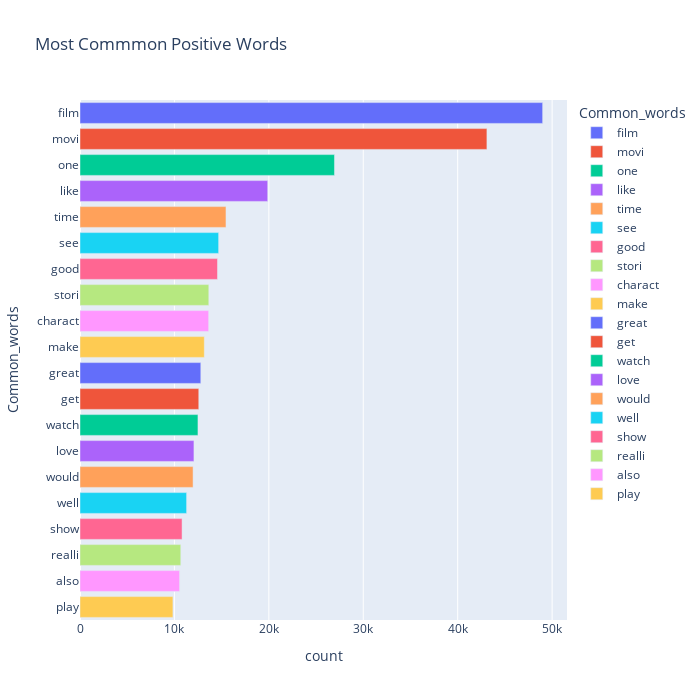

Write notebook code for a chart like this one.
### Code cell
# fig = plt.bar(temp_pos, x="count", y="Common_words", title='Most Commmon Positive Words', orientation='h', 
#              width=700, height=700,color='Common_words')
# fig.show()

### Figure 1 — Plotly figure (JSON) as saved in the notebook; plotly's stock layout.template omitted (floating-point values rounded to 4 significant figures)
{"data": [{"alignmentgroup": "True", "hovertemplate": "Common_words=%{y}<br>count=%{x}<extra></extra>", "legendgroup": "film", "marker": {"color": "#636efa", "pattern": {"shape": ""}}, "name": "film", "offsetgroup": "film", "orientation": "h", "showlegend": true, "textposition": "auto", "type": "bar", "x": [48996], "xaxis": "x", "y": ["film"], "yaxis": "y"}, {"alignmentgroup": "True", "hovertemplate": "Common_words=%{y}<br>count=%{x}<extra></extra>", "legendgroup": "movi", "marker": {"color": "#EF553B", "pattern": {"shape": ""}}, "name": "movi", "offsetgroup": "movi", "orientation": "h", "showlegend": true, "textposition": "auto", "type": "bar", "x": [43094], "xaxis": "x", "y": ["movi"], "yaxis": "y"}, {"alignmentgroup": "True", "hovertemplate": "Common_words=%{y}<br>count=%{x}<extra></extra>", "legendgroup": "one", "marker": {"color": "#00cc96", "pattern": {"shape": ""}}, "name": "one", "offsetgroup": "one", "orientation": "h", "showlegend": true, "textposition": "auto", "type": "bar", "x": [26949], "xaxis": "x", "y": ["one"], "yaxis": "y"}, {"alignmentgroup": "True", "hovertemplate": "Common_words=%{y}<br>count=%{x}<extra></extra>", "legendgroup": "like", "marker": {"color": "#ab63fa", "pattern": {"shape": ""}}, "name": "like", "offsetgroup": "like", "orientation": "h", "showlegend": true, "textposition": "auto", "type": "bar", "x": [19880], "xaxis": "x", "y": ["like"], "yaxis": "y"}, {"alignmentgroup": "True", "hovertemplate": "Common_words=%{y}<br>count=%{x}<extra></extra>", "legendgroup": "time", "marker": {"color": "#FFA15A", "pattern": {"shape": ""}}, "name": "time", "offsetgroup": "time", "orientation": "h", "showlegend": true, "textposition": "auto", "type": "bar", "x": [15460], "xaxis": "x", "y": ["time"], "yaxis": "y"}, {"alignmentgroup": "True", "hovertemplate": "Common_words=%{y}<br>count=%{x}<extra></extra>", "legendgroup": "see", "marker": {"color": "#19d3f3", "pattern": {"shape": ""}}, "name": "see", "offsetgroup": "see", "orientation": "h", "showlegend": true, "textposition": "auto", "type": "bar", "x": [14682], "xaxis": "x", "y": ["see"], "yaxis": "y"}, {"alignmentgroup": "True", "hovertemplate": "Common_words=%{y}<br>count=%{x}<extra></extra>", "legendgroup": "good", "marker": {"color": "#FF6692", "pattern": {"shape": ""}}, "name": "good", "offsetgroup": "good", "orientation": "h", "showlegend": true, "textposition": "auto", "type": "bar", "x": [14562], "xaxis": "x", "y": ["good"], "yaxis": "y"}, {"alignmentgroup": "True", "hovertemplate": "Common_words=%{y}<br>count=%{x}<extra></extra>", "legendgroup": "stori", "marker": {"color": "#B6E880", "pattern": {"shape": ""}}, "name": "stori", "offsetgroup": "stori", "orientation": "h", "showlegend": true, "textposition": "auto", "type": "bar", "x": [13642], "xaxis": "x", "y": ["stori"], "yaxis": "y"}, {"alignmentgroup": "True", "hovertemplate": "Common_words=%{y}<br>count=%{x}<extra></extra>", "legendgroup": "charact", "marker": {"color": "#FF97FF", "pattern": {"shape": ""}}, "name": "charact", "offsetgroup": "charact", "orientation": "h", "showlegend": true, "textposition": "auto", "type": "bar", "x": [13627], "xaxis": "x", "y": ["charact"], "yaxis": "y"}, {"alignmentgroup": "True", "hovertemplate": "Common_words=%{y}<br>count=%{x}<extra></extra>", "legendgroup": "make", "marker": {"color": "#FECB52", "pattern": {"shape": ""}}, "name": "make", "offsetgroup": "make", "orientation": "h", "showlegend": true, "textposition": "auto", "type": "bar", "x": [13166], "xaxis": "x", "y": ["make"], "yaxis": "y"}, {"alignmentgroup": "True", "hovertemplate": "Common_words=%{y}<br>count=%{x}<extra></extra>", "legendgroup": "great", "marker": {"color": "#636efa", "pattern": {"shape": ""}}, "name": "great", "offsetgroup": "great", "orientation": "h", "showlegend": true, "textposition": "auto", "type": "bar", "x": [12794], "xaxis": "x", "y": ["great"], "yaxis": "y"}, {"alignmentgroup": "True", "hovertemplate": "Common_words=%{y}<br>count=%{x}<extra></extra>", "legendgroup": "get", "marker": {"color": "#EF553B", "pattern": {"shape": ""}}, "name": "get", "offsetgroup": "get", "orientation": "h", "showlegend": true, "textposition": "auto", "type": "bar", "x": [12579], "xaxis": "x", "y": ["get"], "yaxis": "y"}, {"alignmentgroup": "True", "hovertemplate": "Common_words=%{y}<br>count=%{x}<extra></extra>", "legendgroup": "watch", "marker": {"color": "#00cc96", "pattern": {"shape": ""}}, "name": "watch", "offsetgroup": "watch", "orientation": "h", "showlegend": true, "textposition": "auto", "type": "bar", "x": [12492], "xaxis": "x", "y": ["watch"], "yaxis": "y"}, {"alignmentgroup": "True", "hovertemplate": "Common_words=%{y}<br>count=%{x}<extra></extra>", "legendgroup": "love", "marker": {"color": "#ab63fa", "pattern": {"shape": ""}}, "name": "love", "offsetgroup": "love", "orientation": "h", "showlegend": true, "textposition": "auto", "type": "bar", "x": [12067], "xaxis": "x", "y": ["love"], "yaxis": "y"}, {"alignmentgroup": "True", "hovertemplate": "Common_words=%{y}<br>count=%{x}<extra></extra>", "legendgroup": "would", "marker": {"color": "#FFA15A", "pattern": {"shape": ""}}, "name": "would", "offsetgroup": "would", "orientation": "h", "showlegend": true, "textposition": "auto", "type": "bar", "x": [11974], "xaxis": "x", "y": ["would"], "yaxis": "y"}, {"alignmentgroup": "True", "hovertemplate": "Common_words=%{y}<br>count=%{x}<extra></extra>", "legendgroup": "well", "marker": {"color": "#19d3f3", "pattern": {"shape": ""}}, "name": "well", "offsetgroup": "well", "orientation": "h", "showlegend": true, "textposition": "auto", "type": "bar", "x": [11290], "xaxis": "x", "y": ["well"], "yaxis": "y"}, {"alignmentgroup": "True", "hovertemplate": "Common_words=%{y}<br>count=%{x}<extra></extra>", "legendgroup": "show", "marker": {"color": "#FF6692", "pattern": {"shape": ""}}, "name": "show", "offsetgroup": "show", "orientation": "h", "showlegend": true, "textposition": "auto", "type": "bar", "x": [10809], "xaxis": "x", "y": ["show"], "yaxis": "y"}, {"alignmentgroup": "True", "hovertemplate": "Common_words=%{y}<br>count=%{x}<extra></extra>", "legendgroup": "realli", "marker": {"color": "#B6E880", "pattern": {"shape": ""}}, "name": "realli", "offsetgroup": "realli", "orientation": "h", "showlegend": true, "textposition": "auto", "type": "bar", "x": [10674], "xaxis": "x", "y": ["realli"], "yaxis": "y"}, {"alignmentgroup": "True", "hovertemplate": "Common_words=%{y}<br>count=%{x}<extra></extra>", "legendgroup": "also", "marker": {"color": "#FF97FF", "pattern": {"shape": ""}}, "name": "also", "offsetgroup": "also", "orientation": "h", "showlegend": true, "textposition": "auto", "type": "bar", "x": [10549], "xaxis": "x", "y": ["also"], "yaxis": "y"}, {"alignmentgroup": "True", "hovertemplate": "Common_words=%{y}<br>count=%{x}<extra></extra>", "legendgroup": "play", "marker": {"color": "#FECB52", "pattern": {"shape": ""}}, "name": "play", "offsetgroup": "play", "orientation": "h", "showlegend": true, "textposition": "auto", "type": "bar", "x": [9842], "xaxis": "x", "y": ["play"], "yaxis": "y"}], "layout": {"barmode": "relative", "height": 700, "legend": {"title": {"text": "Common_words"}, "tracegroupgap": 0}, "title": {"text": "Most Commmon Positive Words"}, "width": 700, "xaxis": {"anchor": "y", "autorange": true, "domain": [0, 1], "range": [0, 51570.0], "title": {"text": "count"}, "type": "linear"}, "yaxis": {"anchor": "x", "autorange": true, "categoryarray": ["play", "also", "realli", "show", "well", "would", "love", "watch", "get", "great", "make", "charact", "stori", "good", "see", "time", "like", "one", "movi", "film"], "categoryorder": "array", "domain": [0, 1], "range": [-0.5, 19.5], "title": {"text": "Common_words"}, "type": "category"}}}
